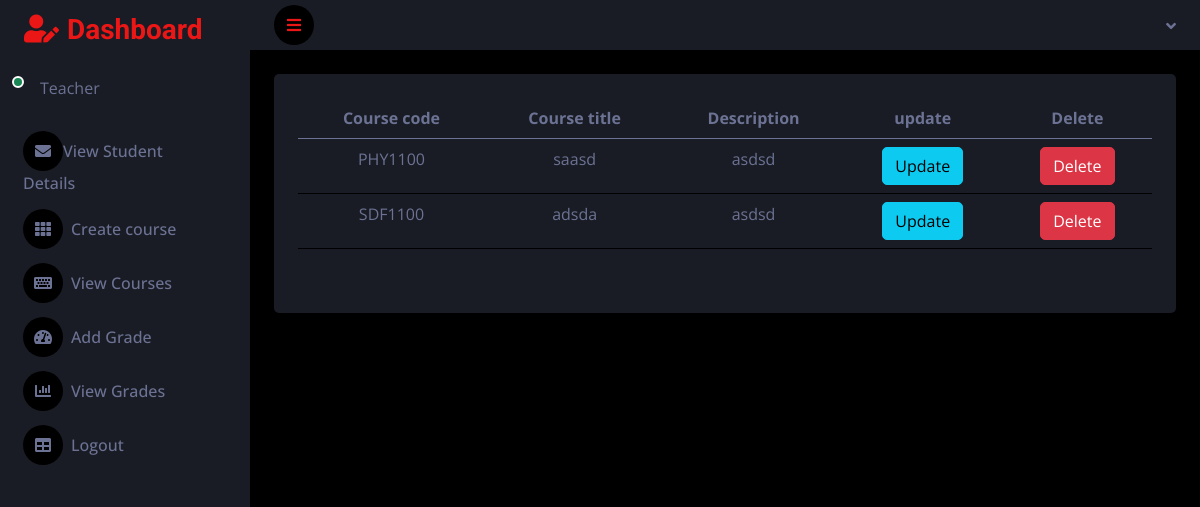
Before: /teacher_view_courses/ with the older database file.
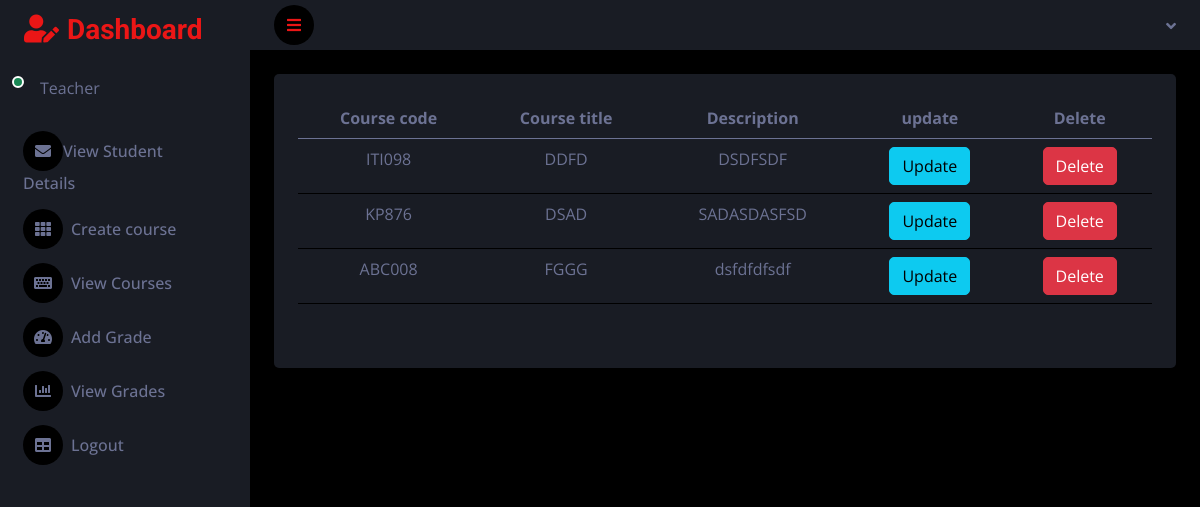
After: the same page with the newer database file.
### grade_app/models.py (models this page shows, shortened)
class Course(models.Model):
    course_code = models.CharField(max_length=250)
    title = models.CharField(max_length=250)
    description = models.TextField()

### grade_app/teacher_views.py (the view)
# urls.py: path('teacher_view_courses/',teacher_views.teacher_view_courses,name='teacher_view_courses'),
def teacher_view_courses(request):
    course_objects = Course.objects.all()
    return render(request,'teacher/teacher_view_courses.html',{'course_objects':course_objects})

### template/teacher/teacher_view_courses.html
{% extends 'teacher/teacher_dash.html' %}
{% block content %}
<table class="table" >
  <thead>
    <tr>
      <th scope="col">Course code</th>
      <th scope="col">Course title</th>
      <th scope="col">Description</th>
      <th scope="col">update</th>
      <th scope="col">Delete</th>
    </tr>
  </thead>
  <tbody>
  {% for i in course_objects %}
    <tr>
       <td>{{i.course_code}}</td>
      <td>{{i.title}}</td>
      <td>{{i.description}}</td>
      <td><a href="{% url 'teacher_update_course' i.id %}"><button class="btn btn-info">Update</button></a></td>
      <td>
          <a href="{% url 'teacher_delete_course' i.id %}" class="btn btn-danger" onclick="confirm_delete()">Delete</a>
      </td>
    </tr>
  {% endfor %}
  </tbody>
</table>
{% endblock %}

Changed rows visible on the page:
changed Course: course_code "PHY1100" → "ITI098"; title "saasd" → "DDFD"; description "asdsd" → "DSDFSDF"
changed Course: course_code "SDF1100" → "KP876"; title "adsda" → "DSAD"; description "asdsd" → "SADASDASFSD"
added Course: course_code "ABC008", title "FGGG", description "dsfdfdfsdf"
